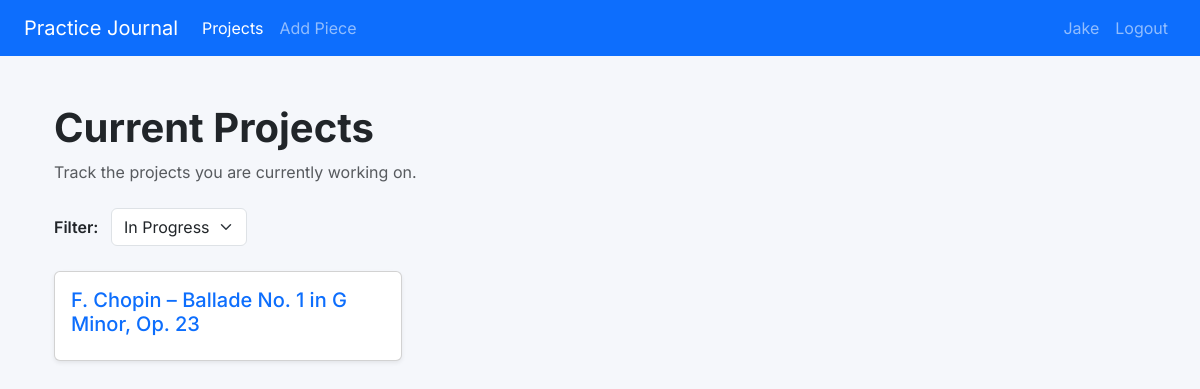
Screenshot of /projects (signed in) with the database file from the repository.
### tables this page shows
CREATE TABLE users (
    id INTEGER PRIMARY KEY AUTOINCREMENT,
    username TEXT NOT NULL,
    hash TEXT NOT NULL
);

CREATE TABLE user_projects (
        id INTEGER PRIMARY KEY AUTOINCREMENT,
        user_id INTEGER NOT NULL,
        piece_id INTEGER NOT NULL,
        status TEXT NOT NULL DEFAULT 'in-progress',
        FOREIGN KEY (user_id) REFERENCES users(id) ON DELETE CASCADE,
        FOREIGN KEY (piece_id) REFERENCES piano_works(id),
        UNIQUE(user_id, piece_id)
    );

CREATE TABLE piano_works (
    id INTEGER PRIMARY KEY AUTOINCREMENT,
    composer TEXT,
    title TEXT
);

### app.py (the view)
@app.route("/projects")
@login_required
def index():
    if request.method == "GET":
        filter = request.args.get('filter', 'in-progress')
        with get_db() as conn:
            cur = conn.cursor()
            if filter == "all":
                cur.execute("""SELECT pw.title, pw.composer, up.status, up.piece_id, up.id AS project_id
             FROM user_projects up
             JOIN piano_works pw ON pw.id = up.piece_id
             WHERE up.user_id = ?""", (session["user_id"], ))
            else:
                cur.execute("""SELECT pw.title, pw.composer, up.status, up.piece_id, up.id AS project_id
                FROM user_projects up
                JOIN piano_works pw ON pw.id = up.piece_id
                WHERE up.status = ? AND up.user_id = ?""", (filter, (session["user_id"]) ))
            pieces = cur.fetchall()
        return render_template('projects.html', pieces = pieces, filter = filter)

### app.py (called while the page is built)
def get_db():
    db_path = os.path.join(APP_DIR, 'practice.db')
    conn = sqlite3.connect(db_path)
    conn.row_factory = sqlite3.Row
    conn.execute("PRAGMA foreign_keys = ON")
    return conn

def login_required(f):
    @wraps(f)
    def decorated_function(*args, **kwargs):
        if session.get('user_id') is None:
            return redirect("/login")
        return f(*args, **kwargs)
    return decorated_function

@app.context_processor
def inject_current_user():
    user_id = session.get('user_id')
    if not user_id:
        return {'current_user': None}
    conn = get_db()
    try:
        cur = conn.cursor()
        row = cur.execute('SELECT username FROM users WHERE id = ?', (user_id,)).fetchone()
        if row:
            return {'current_user': row[0]}
        else:
            return {'current_user': None}
    finally:
        conn.close()

### templates/projects.html (shortened to what this page needs)
{% extends 'layout.html' %}
{% block main %}
<div class="container mt-5 mb-5">
    <div class="mb-4">
        {% if filter == 'in-progress' %}
            <h1 class="fw-bold">Current Projects</h1>
            <p class="text-muted">Track the projects you are currently working on.</p>
        {% elif filter == 'completed' %}
            <h1 class="fw-bold">Completed Projects</h1>
            <p class="text-muted">
                There is always room for improvement :)
                Use this page to track projects you've learned to a satisfactory level.
            </p>
        {% elif filter =='archived' %}
            <h1 class="fw-bold">Archived Projects</h1>
            <p class="text-muted">
                Taking a break? These are projects you may revisit in the future.
            </p>
        {% else %}
            <h1 class="fw-bold">All Projects</h1>
            <p class="text-muted">
                All the pieces you've worked on. What an impressive repertoire!
            </p>
        {% endif %}
    </div>
    <div class="mb-4">
        <form method="GET" action="/projects" class="d-inline">
            <label class="form-label me-2 fw-semibold">Filter:</label>
            <select name="filter"
                    class="form-select d-inline w-auto"
                    onchange="this.form.submit()">
                <option value="in-progress" {% if filter == 'in-progress' %} selected {% endif %}>In Progress</option>
            </select>
        </form>
    </div>
    {% if pieces %}
        <div class="row">
            {% for piece in pieces %}
                <div class="col-md-6 col-lg-4 mb-4">
                    <div class="card h-100 shadow-sm hover-shadow">
                        <div class="card-body">
                            <h5 class="card-title">
                                <a href="/project/{{ piece.project_id }}"
                                   class="text-decoration-none">
                                    {{ piece.composer }} – {{ piece.title }}
                                </a>
                            </h5>
                        </div>
                    </div>
                </div>
            {% endfor %}
        </div>
    {% else %}
        <div class="alert alert-info">
            No projects found for this filter.
        </div>
    {% endif %}
</div>
{% endblock %}

### templates/layout.html (shortened to what this page needs)
<!DOCTYPE html>
<html lang="en">
<head>
    <link href="https://cdn.jsdelivr.net/npm/bootstrap@5.3.3/dist/css/bootstrap.min.css" rel="stylesheet">
    <link rel="stylesheet" href="{{ url_for('static', filename= 'style.css') }}">
</head>
<body>
    <nav class="navbar navbar-expand-lg navbar-dark bg-primary">
        <div class="container-fluid px-4">
            <a class="navbar-brand" href="{{ url_for('home') }}">Practice Journal</a>
            <div class="collapse navbar-collapse" id="navbarNavAltMarkup">
                <div class="navbar-nav">
                    <a id="nav-home" class="nav-item nav-link active" href="{{ url_for('index') }}">Projects </a>
                    <a id="nav-add" class="nav-item nav-link" href="{{ url_for('add_piece') }}">Add Piece</a>
                </div>
                <div class="navbar-nav ms-auto">
                    {% if current_user %}
                        <a class="nav-item nav-link me-auto" href=" {{url_for('account')}}">{{ current_user }}</a>
                        <a class="nav-item nav-link" href="{{ url_for('logout') }}">Logout</a>
                    {% else %}
                        <a class="nav-item nav-link {% if request.endpoint == 'login' %}active{% endif %}" href="{{ url_for('login') }}">Login</a>
                        <a class="nav-item nav-link {% if request.endpoint == 'register' %}active{% endif %}" href="{{ url_for('register') }}">Register</a>
                    {% endif %}
                </div>
            </div>
        </div>
    </nav>
    <main class="container mt-4">
        {% block main %}{% endblock %}
    </main>
</body>
</html>

### static/style.css (style rules this page uses)
body { font-family: 'Inter', sans-serif; background-color: #f5f7fb; }

### rows the page displays
users: username "Jake"
user_projects: composer "F. Chopin", title "Ballade No. 1 in G Minor, Op. 23"
